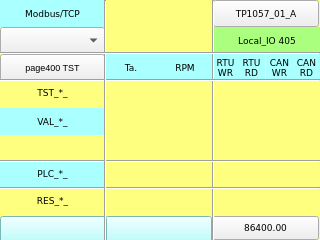
<?xml version="1.0" encoding="UTF-8"?>
<ui version="4.0">
 <class>page405</class>
 <widget class="QWidget" name="page405">
  <property name="geometry">
   <rect>
    <x>0</x>
    <y>0</y>
    <width>320</width>
    <height>240</height>
   </rect>
  </property>
  <property name="minimumSize">
   <size>
    <width>320</width>
    <height>240</height>
   </size>
  </property>
  <property name="maximumSize">
   <size>
    <width>320</width>
    <height>240</height>
   </size>
  </property>
  <property name="windowTitle">
   <string>page405</string>
  </property>
  <property name="styleSheet">
   <string notr="true">QWidget#page405
{
background-color: rgb(255, 255, 127);
}</string>
  </property>
  <widget class="Line" name="line_vt_2">
   <property name="geometry">
    <rect>
     <x>205</x>
     <y>0</y>
     <width>16</width>
     <height>241</height>
    </rect>
   </property>
   <property name="font">
    <font>
     <family>DejaVu Sans Mono</family>
     <pointsize>7</pointsize>
    </font>
   </property>
   <property name="orientation">
    <enum>Qt::Vertical</enum>
   </property>
  </widget>
  <widget class="Line" name="line_vt_1">
   <property name="geometry">
    <rect>
     <x>104</x>
     <y>0</y>
     <width>3</width>
     <height>241</height>
    </rect>
   </property>
   <property name="font">
    <font>
     <family>DejaVu Sans Mono</family>
     <pointsize>7</pointsize>
    </font>
   </property>
   <property name="orientation">
    <enum>Qt::Vertical</enum>
   </property>
  </widget>
  <widget class="ATCMbutton" name="atcmButton_MENU">
   <property name="geometry">
    <rect>
     <x>213</x>
     <y>0</y>
     <width>106</width>
     <height>27</height>
    </rect>
   </property>
   <property name="font">
    <font>
     <family>DejaVu Sans</family>
     <pointsize>7</pointsize>
    </font>
   </property>
   <property name="checkable">
    <bool>false</bool>
   </property>
   <property name="toolTip">
    <string/>
   </property>
   <property name="whatsThis">
    <string>ATCMbutton widget</string>
   </property>
   <property name="pageName">
    <string>menu</string>
   </property>
   <property name="passwordVar">
    <string/>
   </property>
   <property name="statusvar">
    <string/>
   </property>
   <property name="viewStatus">
    <bool>false</bool>
   </property>
   <property name="visibilityVar">
    <string/>
   </property>
   <property name="bgColor">
    <color>
     <red>170</red>
     <green>255</green>
     <blue>255</blue>
    </color>
   </property>
   <property name="bgPressColor">
    <color>
     <red>255</red>
     <green>0</green>
     <blue>0</blue>
    </color>
   </property>
   <property name="text">
    <string>TP1057_01_A</string>
   </property>
   <property name="pressText">
    <string>TP1057_01_A</string>
   </property>
   <property name="borderWidth">
    <number>1</number>
   </property>
   <property name="borderRadius">
    <number>0</number>
   </property>
   <property name="apparence">
    <enum>QFrame::Raised</enum>
   </property>
  </widget>
  <widget class="QLabel" name="label_Qt_Project">
   <property name="geometry">
    <rect>
     <x>214</x>
     <y>27</y>
     <width>106</width>
     <height>27</height>
    </rect>
   </property>
   <property name="font">
    <font>
     <family>DejaVu Sans</family>
     <pointsize>7</pointsize>
    </font>
   </property>
   <property name="styleSheet">
    <string notr="true">background-color: rgb(170, 255, 127);</string>
   </property>
   <property name="text">
    <string>Local_IO 405</string>
   </property>
   <property name="alignment">
    <set>Qt::AlignCenter</set>
   </property>
  </widget>
  <widget class="QLabel" name="label_PLC_DigIn_8">
   <property name="geometry">
    <rect>
     <x>293</x>
     <y>54</y>
     <width>27</width>
     <height>27</height>
    </rect>
   </property>
   <property name="font">
    <font>
     <family>DejaVu Sans</family>
     <pointsize>7</pointsize>
    </font>
   </property>
   <property name="styleSheet">
    <string notr="true">background-color: rgb(170, 255, 255);</string>
   </property>
   <property name="text">
    <string>CAN
RD</string>
   </property>
   <property name="alignment">
    <set>Qt::AlignCenter</set>
   </property>
  </widget>
  <widget class="QLabel" name="label_PLC_DigIn_1">
   <property name="geometry">
    <rect>
     <x>104</x>
     <y>54</y>
     <width>54</width>
     <height>27</height>
    </rect>
   </property>
   <property name="font">
    <font>
     <family>DejaVu Sans</family>
     <pointsize>7</pointsize>
    </font>
   </property>
   <property name="styleSheet">
    <string notr="true">background-color: rgb(170, 255, 255);</string>
   </property>
   <property name="text">
    <string>Ta.</string>
   </property>
   <property name="alignment">
    <set>Qt::AlignCenter</set>
   </property>
  </widget>
  <widget class="QLabel" name="label_PLC_DigIn_6">
   <property name="geometry">
    <rect>
     <x>238</x>
     <y>54</y>
     <width>27</width>
     <height>27</height>
    </rect>
   </property>
   <property name="font">
    <font>
     <family>DejaVu Sans</family>
     <pointsize>7</pointsize>
    </font>
   </property>
   <property name="styleSheet">
    <string notr="true">background-color: rgb(170, 255, 255);</string>
   </property>
   <property name="text">
    <string>RTU
RD</string>
   </property>
   <property name="alignment">
    <set>Qt::AlignCenter</set>
   </property>
  </widget>
  <widget class="QLabel" name="label_PLC_DigIn_5">
   <property name="geometry">
    <rect>
     <x>212</x>
     <y>54</y>
     <width>27</width>
     <height>27</height>
    </rect>
   </property>
   <property name="font">
    <font>
     <family>DejaVu Sans</family>
     <pointsize>7</pointsize>
    </font>
   </property>
   <property name="styleSheet">
    <string notr="true">background-color: rgb(170, 255, 255);</string>
   </property>
   <property name="text">
    <string>RTU
WR</string>
   </property>
   <property name="alignment">
    <set>Qt::AlignCenter</set>
   </property>
  </widget>
  <widget class="ATCMtime" name="atcmTime">
   <property name="geometry">
    <rect>
     <x>105</x>
     <y>216</y>
     <width>107</width>
     <height>27</height>
    </rect>
   </property>
   <property name="font">
    <font>
     <family>DejaVu Sans</family>
     <pointsize>7</pointsize>
    </font>
   </property>
   <property name="styleSheet">
    <string notr="true">background-color: rgb(170, 255, 255);</string>
   </property>
   <property name="toolTip">
    <string>ATCM QTime</string>
   </property>
   <property name="whatsThis">
    <string>ATCMtime widget</string>
   </property>
   <property name="bgColor">
    <color>
     <red>170</red>
     <green>255</green>
     <blue>127</blue>
    </color>
   </property>
   <property name="borderColor">
    <color alpha="0">
     <red>0</red>
     <green>0</green>
     <blue>0</blue>
    </color>
   </property>
   <property name="fontColor">
    <color>
     <red>0</red>
     <green>0</green>
     <blue>0</blue>
    </color>
   </property>
   <property name="borderWidth">
    <number>0</number>
   </property>
   <property name="borderRadius">
    <number>0</number>
   </property>
  </widget>
  <widget class="QLabel" name="label_PLC_DigIn_2">
   <property name="geometry">
    <rect>
     <x>158</x>
     <y>54</y>
     <width>54</width>
     <height>27</height>
    </rect>
   </property>
   <property name="font">
    <font>
     <family>DejaVu Sans</family>
     <pointsize>7</pointsize>
    </font>
   </property>
   <property name="styleSheet">
    <string notr="true">background-color: rgb(170, 255, 255);</string>
   </property>
   <property name="text">
    <string>RPM</string>
   </property>
   <property name="alignment">
    <set>Qt::AlignCenter</set>
   </property>
  </widget>
  <widget class="QLabel" name="label_PLC_DigIn_7">
   <property name="geometry">
    <rect>
     <x>266</x>
     <y>54</y>
     <width>27</width>
     <height>27</height>
    </rect>
   </property>
   <property name="font">
    <font>
     <family>DejaVu Sans</family>
     <pointsize>7</pointsize>
    </font>
   </property>
   <property name="styleSheet">
    <string notr="true">background-color: rgb(170, 255, 255);</string>
   </property>
   <property name="text">
    <string>CAN
WR</string>
   </property>
   <property name="alignment">
    <set>Qt::AlignCenter</set>
   </property>
  </widget>
  <widget class="ATCMbutton" name="atcmButton_page400">
   <property name="geometry">
    <rect>
     <x>0</x>
     <y>54</y>
     <width>105</width>
     <height>27</height>
    </rect>
   </property>
   <property name="font">
    <font>
     <pointsize>7</pointsize>
    </font>
   </property>
   <property name="toolTip">
    <string/>
   </property>
   <property name="whatsThis">
    <string>ATCMbutton widget</string>
   </property>
   <property name="pageName">
    <string>page400</string>
   </property>
   <property name="statusvar">
    <string/>
   </property>
   <property name="viewStatus">
    <bool>false</bool>
   </property>
   <property name="visibilityVar">
    <string/>
   </property>
   <property name="bgColor">
    <color>
     <red>170</red>
     <green>255</green>
     <blue>255</blue>
    </color>
   </property>
   <property name="text">
    <string>page400 TST</string>
   </property>
   <property name="pressText">
    <string>page400 TST</string>
   </property>
   <property name="borderWidth">
    <number>0</number>
   </property>
   <property name="borderRadius">
    <number>0</number>
   </property>
   <property name="apparence">
    <enum>QFrame::Raised</enum>
   </property>
  </widget>
  <widget class="ATCMdate" name="atcmDate">
   <property name="geometry">
    <rect>
     <x>0</x>
     <y>216</y>
     <width>107</width>
     <height>27</height>
    </rect>
   </property>
   <property name="font">
    <font>
     <family>DejaVu Sans</family>
     <pointsize>7</pointsize>
    </font>
   </property>
   <property name="styleSheet">
    <string notr="true">background-color: rgb(170, 255, 255);</string>
   </property>
   <property name="toolTip">
    <string>ATCM QDate</string>
   </property>
   <property name="whatsThis">
    <string>ATCMdate widget</string>
   </property>
   <property name="bgColor">
    <color>
     <red>170</red>
     <green>255</green>
     <blue>127</blue>
    </color>
   </property>
   <property name="borderColor">
    <color alpha="0">
     <red>0</red>
     <green>0</green>
     <blue>0</blue>
    </color>
   </property>
   <property name="fontColor">
    <color>
     <red>0</red>
     <green>0</green>
     <blue>0</blue>
    </color>
   </property>
   <property name="borderWidth">
    <number>0</number>
   </property>
   <property name="borderRadius">
    <number>0</number>
   </property>
   <property name="format">
    <enum>ATCMdate::YYYY_MM_DD</enum>
   </property>
  </widget>
  <widget class="ATCMlabel" name="atcmLabel_PLC_time">
   <property name="geometry">
    <rect>
     <x>212</x>
     <y>216</y>
     <width>107</width>
     <height>24</height>
    </rect>
   </property>
   <property name="font">
    <font>
     <family>DejaVu Sans</family>
     <pointsize>7</pointsize>
    </font>
   </property>
   <property name="text">
    <string>86400.00</string>
   </property>
   <property name="toolTip">
    <string>PLC_time</string>
   </property>
   <property name="whatsThis">
    <string>ATCMlabel widget</string>
   </property>
   <property name="variable">
    <string>PLC_time</string>
   </property>
   <property name="refresh">
    <number>500</number>
   </property>
   <property name="max">
    <string>0</string>
   </property>
   <property name="min">
    <string>0</string>
   </property>
   <property name="viewStatus">
    <bool>false</bool>
   </property>
   <property name="visibilityVar">
    <string/>
   </property>
   <property name="bgColor">
    <color>
     <red>170</red>
     <green>255</green>
     <blue>127</blue>
    </color>
   </property>
   <property name="borderWidth">
    <number>0</number>
   </property>
   <property name="borderRadius">
    <number>0</number>
   </property>
  </widget>
  <widget class="QLabel" name="label_TST_DigIn_">
   <property name="geometry">
    <rect>
     <x>0</x>
     <y>79</y>
     <width>105</width>
     <height>27</height>
    </rect>
   </property>
   <property name="font">
    <font>
     <family>DejaVu Sans</family>
     <pointsize>7</pointsize>
    </font>
   </property>
   <property name="styleSheet">
    <string notr="true">background-color: rgb(255, 255, 127);</string>
   </property>
   <property name="text">
    <string>TST_*_</string>
   </property>
   <property name="alignment">
    <set>Qt::AlignCenter</set>
   </property>
  </widget>
  <widget class="QLabel" name="label_PLC_DigIn_">
   <property name="geometry">
    <rect>
     <x>0</x>
     <y>160</y>
     <width>105</width>
     <height>27</height>
    </rect>
   </property>
   <property name="font">
    <font>
     <family>DejaVu Sans</family>
     <pointsize>7</pointsize>
    </font>
   </property>
   <property name="styleSheet">
    <string notr="true">background-color: rgb(170, 255, 255);</string>
   </property>
   <property name="text">
    <string>PLC_*_</string>
   </property>
   <property name="alignment">
    <set>Qt::AlignCenter</set>
   </property>
  </widget>
  <widget class="Line" name="line_hr_1">
   <property name="geometry">
    <rect>
     <x>0</x>
     <y>52</y>
     <width>320</width>
     <height>3</height>
    </rect>
   </property>
   <property name="font">
    <font>
     <pointsize>7</pointsize>
    </font>
   </property>
   <property name="orientation">
    <enum>Qt::Horizontal</enum>
   </property>
  </widget>
  <widget class="Line" name="line_hr_3">
   <property name="geometry">
    <rect>
     <x>0</x>
     <y>160</y>
     <width>320</width>
     <height>3</height>
    </rect>
   </property>
   <property name="font">
    <font>
     <pointsize>7</pointsize>
    </font>
   </property>
   <property name="orientation">
    <enum>Qt::Horizontal</enum>
   </property>
  </widget>
  <widget class="QLabel" name="label_RES_DigIn_">
   <property name="geometry">
    <rect>
     <x>0</x>
     <y>187</y>
     <width>105</width>
     <height>27</height>
    </rect>
   </property>
   <property name="font">
    <font>
     <family>DejaVu Sans</family>
     <pointsize>7</pointsize>
    </font>
   </property>
   <property name="styleSheet">
    <string notr="true">background-color: rgb(255, 255, 127);</string>
   </property>
   <property name="text">
    <string>RES_*_</string>
   </property>
   <property name="alignment">
    <set>Qt::AlignCenter</set>
   </property>
  </widget>
  <widget class="Line" name="line_hr_2">
   <property name="geometry">
    <rect>
     <x>0</x>
     <y>79</y>
     <width>320</width>
     <height>3</height>
    </rect>
   </property>
   <property name="font">
    <font>
     <pointsize>7</pointsize>
    </font>
   </property>
   <property name="orientation">
    <enum>Qt::Horizontal</enum>
   </property>
  </widget>
  <widget class="Line" name="line_hr_4">
   <property name="geometry">
    <rect>
     <x>0</x>
     <y>187</y>
     <width>320</width>
     <height>3</height>
    </rect>
   </property>
   <property name="font">
    <font>
     <pointsize>7</pointsize>
    </font>
   </property>
   <property name="orientation">
    <enum>Qt::Horizontal</enum>
   </property>
  </widget>
  <widget class="QLabel" name="label_PLC_DigIn_3">
   <property name="geometry">
    <rect>
     <x>0</x>
     <y>108</y>
     <width>105</width>
     <height>27</height>
    </rect>
   </property>
   <property name="font">
    <font>
     <family>DejaVu Sans</family>
     <pointsize>7</pointsize>
    </font>
   </property>
   <property name="styleSheet">
    <string notr="true">background-color: rgb(170, 255, 255);</string>
   </property>
   <property name="text">
    <string>VAL_*_</string>
   </property>
   <property name="alignment">
    <set>Qt::AlignCenter</set>
   </property>
  </widget>
  <widget class="ATCMled" name="atcmLed_TST_RTU_WR">
   <property name="geometry">
    <rect>
     <x>212</x>
     <y>81</y>
     <width>27</width>
     <height>27</height>
    </rect>
   </property>
   <property name="toolTip">
    <string>TST_RTU1_WR</string>
   </property>
   <property name="whatsThis">
    <string>ATCMled widget</string>
   </property>
   <property name="variable">
    <string>TST_RTU1_WR</string>
   </property>
   <property name="refresh">
    <number>500</number>
   </property>
   <property name="viewStatus">
    <bool>false</bool>
   </property>
   <property name="visibilityVar">
    <string/>
   </property>
   <property name="onIcon">
    <iconset>
     <normaloff>:/on.png</normaloff>:/on.png</iconset>
   </property>
   <property name="offIcon">
    <iconset>
     <normaloff>:/off.png</normaloff>:/off.png</iconset>
   </property>
  </widget>
  <widget class="ATCMled" name="atcmLed_TST_RTU_RD">
   <property name="geometry">
    <rect>
     <x>239</x>
     <y>81</y>
     <width>27</width>
     <height>27</height>
    </rect>
   </property>
   <property name="toolTip">
    <string>TST_RTU1_RD</string>
   </property>
   <property name="whatsThis">
    <string>ATCMled widget</string>
   </property>
   <property name="variable">
    <string>TST_RTU1_RD</string>
   </property>
   <property name="refresh">
    <number>500</number>
   </property>
   <property name="viewStatus">
    <bool>false</bool>
   </property>
   <property name="visibilityVar">
    <string/>
   </property>
   <property name="onIcon">
    <iconset>
     <normaloff>:/on.png</normaloff>:/on.png</iconset>
   </property>
   <property name="offIcon">
    <iconset>
     <normaloff>:/off.png</normaloff>:/off.png</iconset>
   </property>
  </widget>
  <widget class="ATCMled" name="atcmLed_VAL_RTU_WR">
   <property name="geometry">
    <rect>
     <x>212</x>
     <y>109</y>
     <width>27</width>
     <height>27</height>
    </rect>
   </property>
   <property name="toolTip">
    <string>VAL_RTU1_WR</string>
   </property>
   <property name="whatsThis">
    <string>ATCMled widget</string>
   </property>
   <property name="variable">
    <string>VAL_RTU1_WR</string>
   </property>
   <property name="refresh">
    <number>500</number>
   </property>
   <property name="viewStatus">
    <bool>false</bool>
   </property>
   <property name="visibilityVar">
    <string>TST_RTU1_WR</string>
   </property>
   <property name="onIcon">
    <iconset>
     <normaloff>:/on.png</normaloff>:/on.png</iconset>
   </property>
   <property name="offIcon">
    <iconset>
     <normaloff>:/off.png</normaloff>:/off.png</iconset>
   </property>
  </widget>
  <widget class="ATCMled" name="atcmLed_PLC_RTU_WR">
   <property name="geometry">
    <rect>
     <x>212</x>
     <y>161</y>
     <width>27</width>
     <height>27</height>
    </rect>
   </property>
   <property name="toolTip">
    <string>RTU_RTU_WR</string>
   </property>
   <property name="whatsThis">
    <string>ATCMled widget</string>
   </property>
   <property name="variable">
    <string>RTU_RTU_WR</string>
   </property>
   <property name="refresh">
    <number>500</number>
   </property>
   <property name="viewStatus">
    <bool>false</bool>
   </property>
   <property name="visibilityVar">
    <string>TST_RTU1_WR</string>
   </property>
   <property name="onIcon">
    <iconset>
     <normaloff>:/on.png</normaloff>:/on.png</iconset>
   </property>
   <property name="offIcon">
    <iconset>
     <normaloff>:/off.png</normaloff>:/off.png</iconset>
   </property>
  </widget>
  <widget class="ATCMled" name="atcmLed_PLC_RTU_RD">
   <property name="geometry">
    <rect>
     <x>239</x>
     <y>161</y>
     <width>27</width>
     <height>27</height>
    </rect>
   </property>
   <property name="toolTip">
    <string>RTU_RTU_RD</string>
   </property>
   <property name="whatsThis">
    <string>ATCMled widget</string>
   </property>
   <property name="variable">
    <string>RTU_RTU_RD</string>
   </property>
   <property name="refresh">
    <number>500</number>
   </property>
   <property name="viewStatus">
    <bool>false</bool>
   </property>
   <property name="visibilityVar">
    <string>TST_RTU1_RD</string>
   </property>
   <property name="onIcon">
    <iconset>
     <normaloff>:/on.png</normaloff>:/on.png</iconset>
   </property>
   <property name="offIcon">
    <iconset>
     <normaloff>:/off.png</normaloff>:/off.png</iconset>
   </property>
  </widget>
  <widget class="ATCMled" name="atcmLed_RES_RTU_RD">
   <property name="geometry">
    <rect>
     <x>240</x>
     <y>189</y>
     <width>27</width>
     <height>27</height>
    </rect>
   </property>
   <property name="toolTip">
    <string>RES_RTU1_RD</string>
   </property>
   <property name="whatsThis">
    <string>ATCMled widget</string>
   </property>
   <property name="variable">
    <string>RES_RTU1_RD</string>
   </property>
   <property name="refresh">
    <number>500</number>
   </property>
   <property name="viewStatus">
    <bool>false</bool>
   </property>
   <property name="visibilityVar">
    <string>TST_RTU1_RD</string>
   </property>
   <property name="onIcon">
    <iconset>
     <normaloff>:/on.png</normaloff>:/on.png</iconset>
   </property>
   <property name="offIcon">
    <iconset>
     <normaloff>:/off.png</normaloff>:/off.png</iconset>
   </property>
  </widget>
  <widget class="ATCMcombobox" name="atcmComboBox">
   <property name="geometry">
    <rect>
     <x>0</x>
     <y>27</y>
     <width>105</width>
     <height>27</height>
    </rect>
   </property>
   <property name="font">
    <font>
     <family>DejaVu Sans</family>
     <pointsize>7</pointsize>
    </font>
   </property>
   <property name="toolTip">
    <string>TEST_COMMAND</string>
   </property>
   <property name="whatsThis">
    <string>ATCMcombobox widget</string>
   </property>
   <property name="variable">
    <string>TEST_COMMAND</string>
   </property>
   <property name="refresh">
    <number>500</number>
   </property>
   <property name="viewStatus">
    <bool>false</bool>
   </property>
   <property name="writeAcknowledge">
    <bool>false</bool>
   </property>
   <property name="visibilityVar">
    <string/>
   </property>
   <property name="bgColor">
    <color>
     <red>170</red>
     <green>255</green>
     <blue>127</blue>
    </color>
   </property>
   <property name="borderWidth">
    <number>0</number>
   </property>
   <property name="borderRadius">
    <number>0</number>
   </property>
   <property name="mapping">
    <string>0;LOCAL;216;REMOTE;42;DONE</string>
   </property>
  </widget>
  <widget class="QLabel" name="label_Start_3">
   <property name="geometry">
    <rect>
     <x>0</x>
     <y>0</y>
     <width>105</width>
     <height>27</height>
    </rect>
   </property>
   <property name="font">
    <font>
     <family>DejaVu Sans</family>
     <pointsize>7</pointsize>
    </font>
   </property>
   <property name="styleSheet">
    <string notr="true">background-color: rgb(170, 255, 255);</string>
   </property>
   <property name="text">
    <string>Modbus/TCP</string>
   </property>
   <property name="alignment">
    <set>Qt::AlignCenter</set>
   </property>
  </widget>
  <widget class="ATCMled" name="atcmLed_RES_CAN_RD_3">
   <property name="geometry">
    <rect>
     <x>212</x>
     <y>189</y>
     <width>27</width>
     <height>27</height>
    </rect>
   </property>
   <property name="toolTip">
    <string>RES_RTU1_WR</string>
   </property>
   <property name="whatsThis">
    <string>ATCMled widget</string>
   </property>
   <property name="variable">
    <string>RES_RTU1_WR</string>
   </property>
   <property name="refresh">
    <number>500</number>
   </property>
   <property name="viewStatus">
    <bool>false</bool>
   </property>
   <property name="visibilityVar">
    <string>TST_RTU1_WR</string>
   </property>
   <property name="onIcon">
    <iconset>
     <normaloff>:/on.png</normaloff>:/on.png</iconset>
   </property>
   <property name="offIcon">
    <iconset>
     <normaloff>:/off.png</normaloff>:/off.png</iconset>
   </property>
  </widget>
  <zorder>atcmButton_MENU</zorder>
  <zorder>label_Qt_Project</zorder>
  <zorder>label_PLC_DigIn_8</zorder>
  <zorder>label_PLC_DigIn_1</zorder>
  <zorder>label_PLC_DigIn_6</zorder>
  <zorder>label_PLC_DigIn_5</zorder>
  <zorder>atcmTime</zorder>
  <zorder>label_PLC_DigIn_2</zorder>
  <zorder>label_PLC_DigIn_7</zorder>
  <zorder>atcmButton_page400</zorder>
  <zorder>atcmDate</zorder>
  <zorder>atcmLabel_PLC_time</zorder>
  <zorder>label_TST_DigIn_</zorder>
  <zorder>label_PLC_DigIn_</zorder>
  <zorder>label_RES_DigIn_</zorder>
  <zorder>label_PLC_DigIn_3</zorder>
  <zorder>atcmLed_TST_RTU_WR</zorder>
  <zorder>atcmLed_TST_RTU_RD</zorder>
  <zorder>atcmLed_VAL_RTU_WR</zorder>
  <zorder>atcmLed_PLC_RTU_WR</zorder>
  <zorder>atcmLed_PLC_RTU_RD</zorder>
  <zorder>atcmLed_RES_RTU_RD</zorder>
  <zorder>atcmComboBox</zorder>
  <zorder>label_Start_3</zorder>
  <zorder>atcmLed_RES_CAN_RD_3</zorder>
  <zorder>line_vt_2</zorder>
  <zorder>line_hr_2</zorder>
  <zorder>line_hr_4</zorder>
  <zorder>line_hr_3</zorder>
  <zorder>line_vt_1</zorder>
  <zorder>line_hr_1</zorder>
 </widget>
 <customwidgets>
  <customwidget>
   <class>ATCMbutton</class>
   <extends>QPushButton</extends>
   <header>atcmplugin.h</header>
  </customwidget>
  <customwidget>
   <class>ATCMcombobox</class>
   <extends>QComboBox</extends>
   <header>atcmplugin.h</header>
  </customwidget>
  <customwidget>
   <class>ATCMdate</class>
   <extends>QPushButton</extends>
   <header>atcmplugin.h</header>
  </customwidget>
  <customwidget>
   <class>ATCMlabel</class>
   <extends>QPushButton</extends>
   <header>atcmplugin.h</header>
  </customwidget>
  <customwidget>
   <class>ATCMled</class>
   <extends>QLabel</extends>
   <header>atcmplugin.h</header>
  </customwidget>
  <customwidget>
   <class>ATCMtime</class>
   <extends>QPushButton</extends>
   <header>atcmplugin.h</header>
  </customwidget>
 </customwidgets>
 <resources/>
 <connections>
  <connection>
   <sender>atcmButton_MENU</sender>
   <signal>newPage(const char*,bool)</signal>
   <receiver>page405</receiver>
   <slot>goto_page(const char*,bool)</slot>
   <hints>
    <hint type="sourcelabel">
     <x>20</x>
     <y>20</y>
    </hint>
    <hint type="destinationlabel">
     <x>20</x>
     <y>20</y>
    </hint>
   </hints>
  </connection>
  <connection>
   <sender>atcmButton_page400</sender>
   <signal>newPage(const char*,bool)</signal>
   <receiver>page405</receiver>
   <slot>goto_page(const char*,bool)</slot>
   <hints>
    <hint type="sourcelabel">
     <x>20</x>
     <y>20</y>
    </hint>
    <hint type="destinationlabel">
     <x>20</x>
     <y>20</y>
    </hint>
   </hints>
  </connection>
 </connections>
 <slots>
  <slot>goto_page(const char*,bool)</slot>
 </slots>
</ui>
